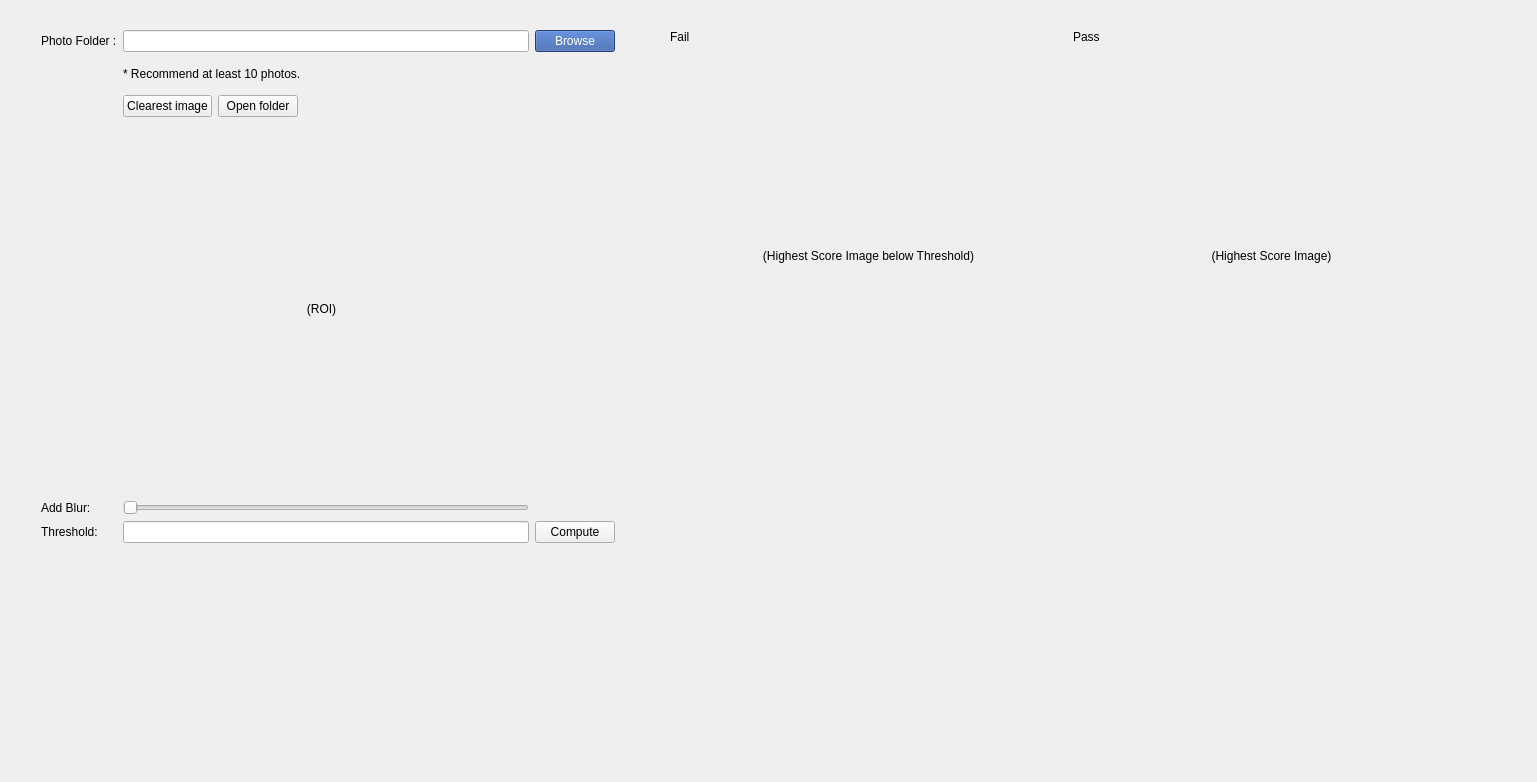
<?xml version="1.0" encoding="UTF-8"?>
<ui version="4.0">
 <class>Form</class>
 <widget class="QWidget" name="Form">
  <property name="geometry">
   <rect>
    <x>0</x>
    <y>0</y>
    <width>1537</width>
    <height>782</height>
   </rect>
  </property>
  <property name="windowTitle">
   <string>Form</string>
  </property>
  <widget class="QWidget" name="gridLayoutWidget">
   <property name="geometry">
    <rect>
     <x>41</x>
     <y>30</y>
     <width>574</width>
     <height>513</height>
    </rect>
   </property>
   <layout class="QGridLayout" name="gridLayout_2">
    <item row="5" column="2">
     <widget class="QPushButton" name="btn_Compute">
      <property name="text">
       <string>Compute</string>
      </property>
     </widget>
    </item>
    <item row="3" column="1">
     <widget class="QLabel" name="img_Clearest">
      <property name="minimumSize">
       <size>
        <width>397</width>
        <height>371</height>
       </size>
      </property>
      <property name="maximumSize">
       <size>
        <width>397</width>
        <height>371</height>
       </size>
      </property>
      <property name="text">
       <string>(ROI)</string>
      </property>
      <property name="alignment">
       <set>Qt::AlignCenter</set>
      </property>
     </widget>
    </item>
    <item row="0" column="2">
     <widget class="QPushButton" name="btn_Browse">
      <property name="styleSheet">
       <string notr="true">background: rgb(48, 87, 164);
color: white</string>
      </property>
      <property name="text">
       <string>Browse</string>
      </property>
     </widget>
    </item>
    <item row="1" column="1">
     <widget class="QLabel" name="label_Hint">
      <property name="text">
       <string>* Recommend at least 10 photos.</string>
      </property>
     </widget>
    </item>
    <item row="0" column="0">
     <widget class="QLabel" name="label_PhotoFolder">
      <property name="text">
       <string>Photo Folder :</string>
      </property>
     </widget>
    </item>
    <item row="2" column="1">
     <layout class="QHBoxLayout" name="horizontalLayout_2">
      <item>
       <widget class="QPushButton" name="btn_Clearest">
        <property name="text">
         <string>Clearest image</string>
        </property>
       </widget>
      </item>
      <item>
       <widget class="QPushButton" name="btn_OpenFolder">
        <property name="text">
         <string>Open folder</string>
        </property>
       </widget>
      </item>
      <item>
       <spacer name="horizontalSpacer_2">
        <property name="orientation">
         <enum>Qt::Horizontal</enum>
        </property>
        <property name="sizeHint" stdset="0">
         <size>
          <width>40</width>
          <height>20</height>
         </size>
        </property>
       </spacer>
      </item>
     </layout>
    </item>
    <item row="0" column="1">
     <widget class="QLineEdit" name="lineEdit_FolderPath"/>
    </item>
    <item row="5" column="0">
     <widget class="QLabel" name="label_Threshold">
      <property name="text">
       <string>Threshold:</string>
      </property>
     </widget>
    </item>
    <item row="5" column="1">
     <widget class="QLineEdit" name="lineEdit_Threshold"/>
    </item>
    <item row="4" column="1">
     <widget class="QSlider" name="slider">
      <property name="maximum">
       <number>15</number>
      </property>
      <property name="orientation">
       <enum>Qt::Horizontal</enum>
      </property>
      <property name="invertedAppearance">
       <bool>false</bool>
      </property>
      <property name="invertedControls">
       <bool>false</bool>
      </property>
      <property name="tickPosition">
       <enum>QSlider::NoTicks</enum>
      </property>
     </widget>
    </item>
    <item row="4" column="0">
     <widget class="QLabel" name="label_AdBlur">
      <property name="text">
       <string>Add Blur:</string>
      </property>
     </widget>
    </item>
    <item row="4" column="2">
     <widget class="QLabel" name="label_kernel">
      <property name="text">
       <string/>
      </property>
      <property name="alignment">
       <set>Qt::AlignLeading|Qt::AlignLeft|Qt::AlignVCenter</set>
      </property>
     </widget>
    </item>
   </layout>
  </widget>
  <widget class="QWidget" name="gridLayoutWidget_2">
   <property name="geometry">
    <rect>
     <x>670</x>
     <y>30</y>
     <width>802</width>
     <height>411</height>
    </rect>
   </property>
   <layout class="QGridLayout" name="gridLayout" rowstretch="0,0,10" columnstretch="1,1">
    <item row="0" column="0">
     <widget class="QLabel" name="label_Fail">
      <property name="text">
       <string>Fail</string>
      </property>
     </widget>
    </item>
    <item row="2" column="1">
     <widget class="QLabel" name="img_Pass">
      <property name="minimumSize">
       <size>
        <width>397</width>
        <height>371</height>
       </size>
      </property>
      <property name="maximumSize">
       <size>
        <width>397</width>
        <height>371</height>
       </size>
      </property>
      <property name="text">
       <string>(Highest Score Image)</string>
      </property>
      <property name="alignment">
       <set>Qt::AlignCenter</set>
      </property>
     </widget>
    </item>
    <item row="0" column="1">
     <widget class="QLabel" name="label_Pass">
      <property name="text">
       <string>Pass</string>
      </property>
     </widget>
    </item>
    <item row="2" column="0">
     <widget class="QLabel" name="img_Fail">
      <property name="minimumSize">
       <size>
        <width>397</width>
        <height>371</height>
       </size>
      </property>
      <property name="maximumSize">
       <size>
        <width>397</width>
        <height>371</height>
       </size>
      </property>
      <property name="text">
       <string>(Highest Score Image below Threshold)</string>
      </property>
      <property name="alignment">
       <set>Qt::AlignCenter</set>
      </property>
     </widget>
    </item>
    <item row="1" column="0">
     <widget class="QLabel" name="label_lowName">
      <property name="text">
       <string/>
      </property>
     </widget>
    </item>
    <item row="1" column="1">
     <widget class="QLabel" name="label_highName">
      <property name="text">
       <string/>
      </property>
     </widget>
    </item>
   </layout>
  </widget>
 </widget>
 <resources/>
 <connections/>
</ui>
